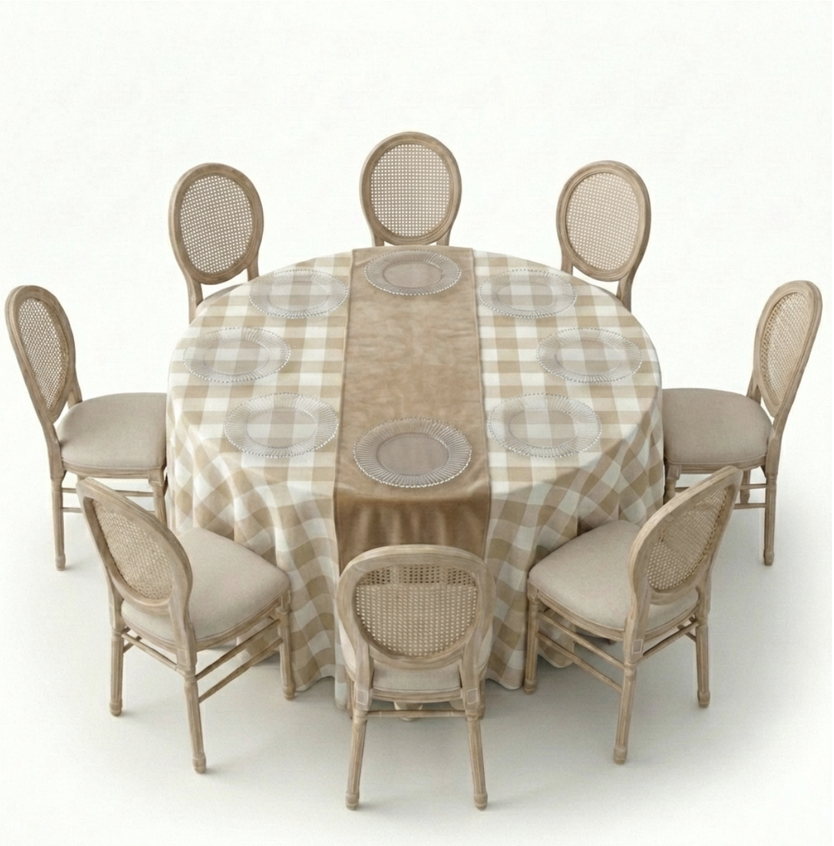
#> input picture experiments/background_removal/table_with_plates.png, 834 x 846 px, shrunk from 1184 x 1200 before the run; its folder holds only this picture in this run
$ python 03_extract_greenscreen.py --input-dir . --output-dir out
#> lines starting #> are read from the running program, lines starting #| are printed output that depends on the picture; after the words box and inside, x2 and y2 are one past the last pixel; in counts of white or black regions, pixels touching at a corner belong together
#!/usr/bin/env python3
"""
03_extract_greenscreen.py — Green Screen Chroma Key Extractor

Extracts objects (plates, cutlery, etc.) from green screen photos with
semi-transparent shadow preservation for compositing.

Algorithm:
1. Auto-detect background green color from image edges
2. Compute per-pixel color distance from background in LAB space
3. Map distance to alpha with smooth falloff (captures shadows)
4. Despill green color contamination from object edges
5. Output full-size RGBA PNG (no cropping, preserves position)
"""

from __future__ import annotations

import argparse
import logging
import os
import sys
from pathlib import Path

import cv2
import numpy as np
from PIL import Image

logging.basicConfig(
    level=logging.INFO,
    format="%(asctime)s [%(levelname)s] %(message)s",
    datefmt="%H:%M:%S",
)
log = logging.getLogger(__name__)

IMAGE_EXTENSIONS = {".jpg", ".jpeg", ".png", ".webp", ".bmp", ".tiff"}

DEFAULT_SHADOW_STRENGTH = 0.6
DEFAULT_DESPILL_STRENGTH = 0.7
DEFAULT_EDGE_SOFTNESS = 1.5


def sample_background_color(img_bgr: np.ndarray, margin_pct: float = 0.05) -> np.ndarray:
    """Auto-detect background color by sampling image edges (robust to objects near borders)."""
    h, w = img_bgr.shape[:2]
    mh = max(10, int(h * margin_pct))
    mw = max(10, int(w * margin_pct))

    samples = np.vstack([
        img_bgr[:mh, :].reshape(-1, 3),
        img_bgr[-mh:, :].reshape(-1, 3),
        img_bgr[:, :mw].reshape(-1, 3),
        img_bgr[:, -mw:].reshape(-1, 3),
    ])

    bg_color = np.median(samples, axis=0).astype(np.uint8)
    log.info(f"  Background color (BGR): [{bg_color[0]}, {bg_color[1]}, {bg_color[2]}]")
    return bg_color


def compute_alpha(img_bgr: np.ndarray, bg_color: np.ndarray,
                  shadow_strength: float) -> np.ndarray:
    """
    Build alpha matte via LAB color distance from the background.

    Two adaptive thresholds split the distance range into three zones:
      [0, bg_thresh)           -> background  (alpha = 0)
      [bg_thresh, fg_thresh)   -> shadow/edge (alpha ramps 0 to 1)
      [fg_thresh, inf)         -> foreground  (alpha = 1)

    shadow_strength (0-1) widens the shadow zone by pulling bg_thresh lower.
    """
    img_lab = cv2.cvtColor(img_bgr, cv2.COLOR_BGR2LAB).astype(np.float64)
    bg_lab = cv2.cvtColor(
        bg_color.reshape(1, 1, 3), cv2.COLOR_BGR2LAB
    ).astype(np.float64).ravel()

    distance = np.sqrt(np.sum((img_lab - bg_lab) ** 2, axis=2))

    p5 = np.percentile(distance, 5)
    p95 = np.percentile(distance, 95)
    span = p95 - p5

    bg_thresh = p5 + span * (0.12 - 0.09 * shadow_strength)
    fg_thresh = p5 + span * (0.35 - 0.10 * shadow_strength)

    log.info(f"  LAB distance — p5={p5:.1f}  p95={p95:.1f}  "
             f"bg_thresh={bg_thresh:.1f}  fg_thresh={fg_thresh:.1f}")

    alpha = np.clip(
        (distance - bg_thresh) / (fg_thresh - bg_thresh + 1e-6), 0.0, 1.0
    )
    return alpha


def refine_alpha_hsv(img_bgr: np.ndarray, alpha: np.ndarray,
                     bg_color: np.ndarray,
                     shadow_strength: float) -> np.ndarray:
    """
    HSV safety pass: hard-zero obvious green-screen pixels, detect shadows.

    The LAB distance (compute_alpha) already handles the main keying well.
    This pass does two targeted things:
      1. Forces clearly green-screen pixels to alpha=0 (removes any LAB noise)
      2. Detects shadow regions and assigns partial alpha from luminance drop
    """
    hsv = cv2.cvtColor(img_bgr, cv2.COLOR_BGR2HSV).astype(np.float64)
    h_ch, s_ch, v_ch = hsv[:, :, 0], hsv[:, :, 1], hsv[:, :, 2]

    bg_hsv = cv2.cvtColor(
        bg_color.reshape(1, 1, 3), cv2.COLOR_BGR2HSV
    ).astype(np.float64).ravel()
    bg_hue, bg_sat, bg_val = bg_hsv[0], bg_hsv[1], bg_hsv[2]

    is_green_screen = bg_sat > 50 and 30 <= bg_hue <= 90
    if not is_green_screen:
        log.info("  HSV: non-green background detected, skipping HSV refinement")
        return alpha

    log.info(f"  HSV: green screen detected (H={bg_hue:.0f} S={bg_sat:.0f} V={bg_val:.0f})")

    hue_tolerance = 15
    hue_match = (h_ch >= bg_hue - hue_tolerance) & (h_ch <= bg_hue + hue_tolerance)

    # 1. HARD ZERO: high-saturation green-hue pixels are definitely background
    hard_bg = hue_match & (s_ch > 80) & (v_ch > 60)
    alpha[hard_bg] = 0.0

    # 2. SHADOW DETECTION: green hue but darker/less saturated than the
    #    main background. These get partial alpha derived from how much
    #    the value channel dropped relative to the background brightness.
    shadow_candidates = hue_match & ~hard_bg & (s_ch > 20) & (v_ch > 20)
    if np.any(shadow_candidates):
        brightness_ratio = v_ch[shadow_candidates] / (bg_val + 1e-6)
        shadow_alpha = np.clip(
            (1.0 - brightness_ratio) * shadow_strength, 0.0, 0.6
        )
        alpha[shadow_candidates] = np.maximum(
            alpha[shadow_candidates], shadow_alpha
        )

    return alpha


def despill_green(img_bgr: np.ndarray, alpha: np.ndarray,
                  strength: float) -> np.ndarray:
    """Suppress green-channel excess on edge / semi-transparent pixels."""
    if strength <= 0:
        return img_bgr.copy()

    out = img_bgr.astype(np.float64)
    b, g, r = out[:, :, 0], out[:, :, 1], out[:, :, 2]

    spill_weight = np.clip(1.0 - alpha, 0.0, 1.0) * strength
    green_excess = np.maximum(0.0, g - (r + b) / 2.0)
    out[:, :, 1] = np.clip(g - green_excess * spill_weight, 0, 255)

    return out.astype(np.uint8)


def soften_edges(alpha: np.ndarray, radius: float) -> np.ndarray:
    """Light Gaussian blur on edge pixels only (keeps hard fg/bg intact)."""
    if radius <= 0:
        return alpha

    ksize = max(3, int(radius * 2) * 2 + 1)
    blurred = cv2.GaussianBlur(alpha, (ksize, ksize), radius)

    edge = (alpha > 0.01) & (alpha < 0.99)
    out = alpha.copy()
    out[edge] = blurred[edge]
    return out


# ── Debug visualisation helpers ──────────────────────────────────────

# [43 lines left out: functions _make_checkerboard, save_debug, not called in this run]


# ── Per-image pipeline ───────────────────────────────────────────────

def process_image(img_path: Path, output_path: Path,
                  shadow_strength: float, despill_strength: float,
                  edge_softness: float, debug: bool = False):
#> called with shadow_strength = 0.6, despill_strength = 0.7, edge_softness = 1.5, debug = False
    try:
        log.info(f"Processing: {img_path.name}")
        img_bgr = cv2.imread(str(img_path), cv2.IMREAD_COLOR)
#> img_bgr is the input picture: shape (846, 834, 3); mean B, G, R 193.6, 205.7, 210
        if img_bgr is None:
            log.error(f"  Could not read {img_path}")
            return

        h, w = img_bgr.shape[:2]
#> h = 846; w = 834
        log.info(f"  Size: {w}x{h}")

        bg_color = sample_background_color(img_bgr)
#> in sample_background_color, `bg_color = np.median(samples, axis=0).astype(np.uint8)`: bg_color = [247, 252, 250]
#> bg_color = [247, 252, 250]
        alpha = compute_alpha(img_bgr, bg_color, shadow_strength)
#> in compute_alpha, `img_lab = cv2.cvtColor(img_bgr, cv2.COLOR_BGR2LAB).astype(np.float64)`:
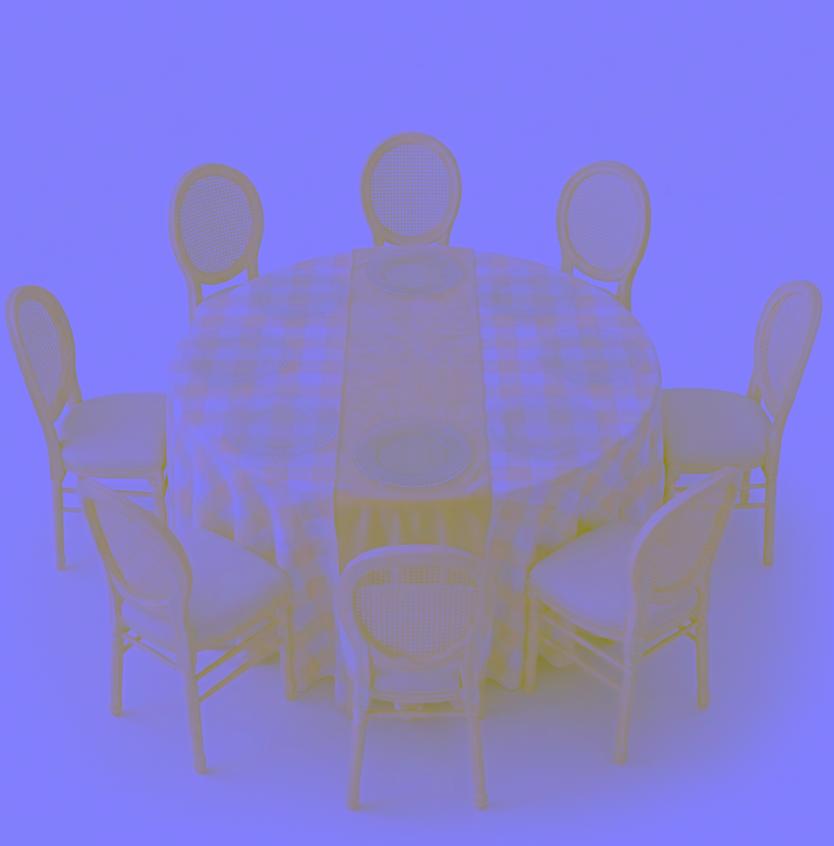
#> img_lab: shape (846, 834, 3) float64; mean B, G, R 210, 127.6, 134.8
#> in compute_alpha, `bg_lab = cv2.cvtColor( bg_color.reshape(1, 1, 3), cv2.COLOR_BGR2LAB )...`: bg_lab = [252, 126, 130]
#> in compute_alpha, `distance = np.sqrt(np.sum((img_lab - bg_lab) ** 2, axis=2))`:
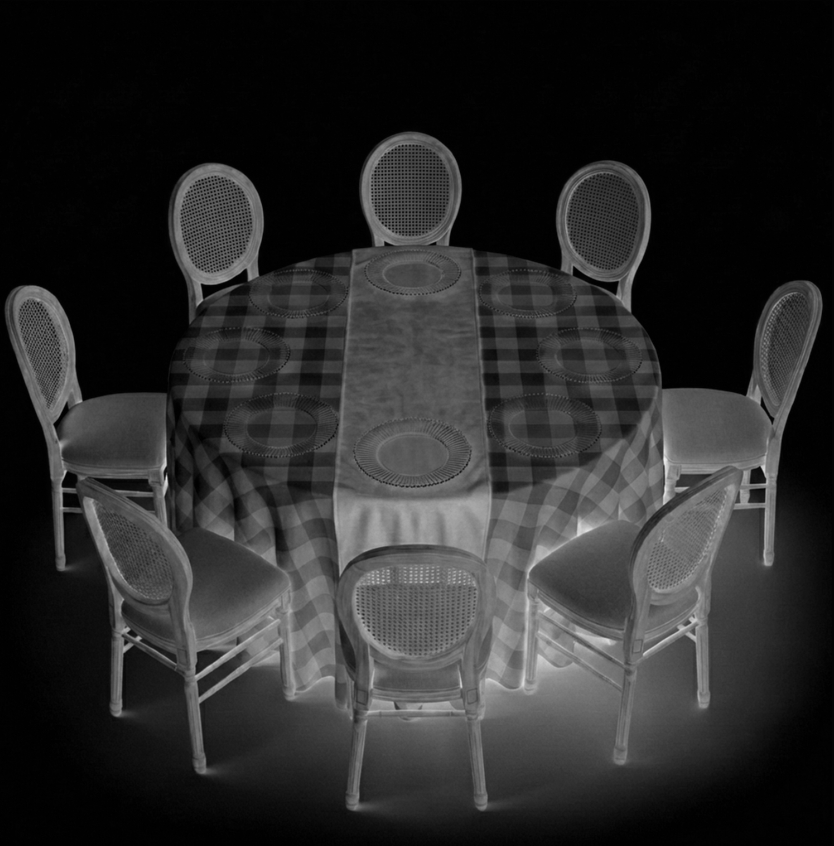
#> distance: shape (846, 834) float64; min 0, max 237.2, mean 43
#> in compute_alpha, `p5 = np.percentile(distance, 5)`: p5 = 1
#> in compute_alpha, `p95 = np.percentile(distance, 95)`: p95 = 125
#> in compute_alpha, `span = p95 - p5`: span = 124
#> in compute_alpha, `bg_thresh = p5 + span * (0.12 - 0.09 * shadow_strength)`: bg_thresh = 9.18
#> in compute_alpha, `fg_thresh = p5 + span * (0.35 - 0.10 * shadow_strength)`: fg_thresh = 36.95
        alpha = refine_alpha_hsv(img_bgr, alpha, bg_color, shadow_strength)
#> in refine_alpha_hsv, `h_ch, s_ch, v_ch = hsv[:, :, 0], hsv[:, :, 1], hsv[:, :, 2]`:
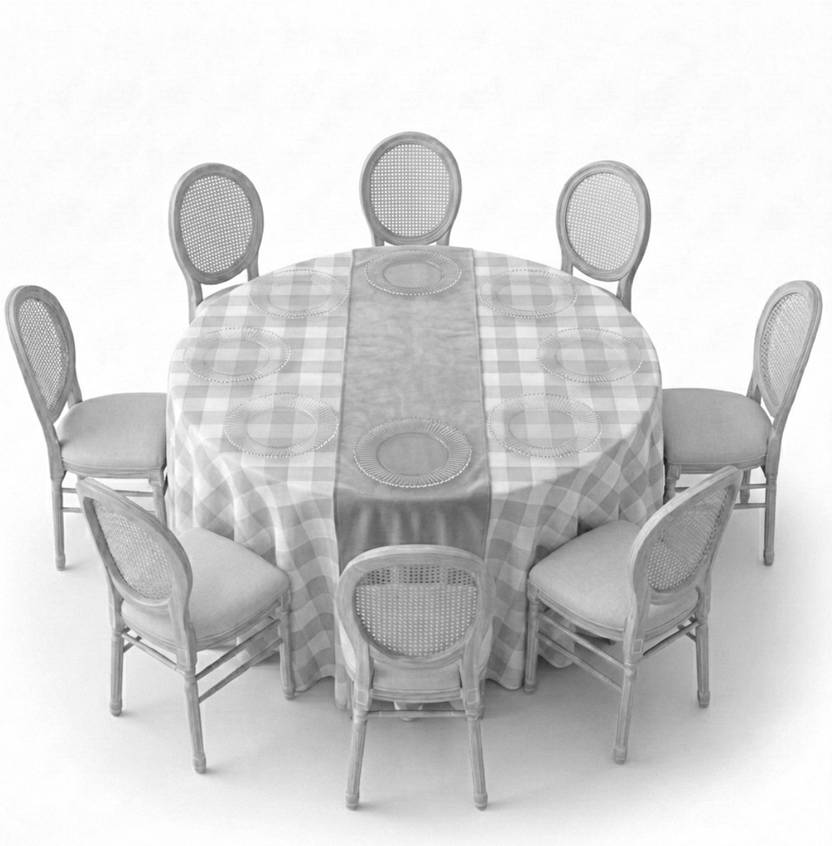
#> v_ch: shape (846, 834) float64; min 28, max 255, mean 210.9
#> in refine_alpha_hsv, `bg_hsv = cv2.cvtColor( bg_color.reshape(1, 1, 3), cv2.COLOR_BGR2HSV )...`: bg_hsv = [42, 5, 252]
#> in refine_alpha_hsv, `bg_hue, bg_sat, bg_val = bg_hsv[0], bg_hsv[1], bg_hsv[2]`: bg_hue = 42; bg_sat = 5; bg_val = 252
#> in refine_alpha_hsv, `is_green_screen = bg_sat > 50 and 30 <= bg_hue <= 90`: is_green_screen = False
        alpha = soften_edges(alpha, edge_softness)
#> in soften_edges, `edge = (alpha > 0.01) & (alpha < 0.99)`:
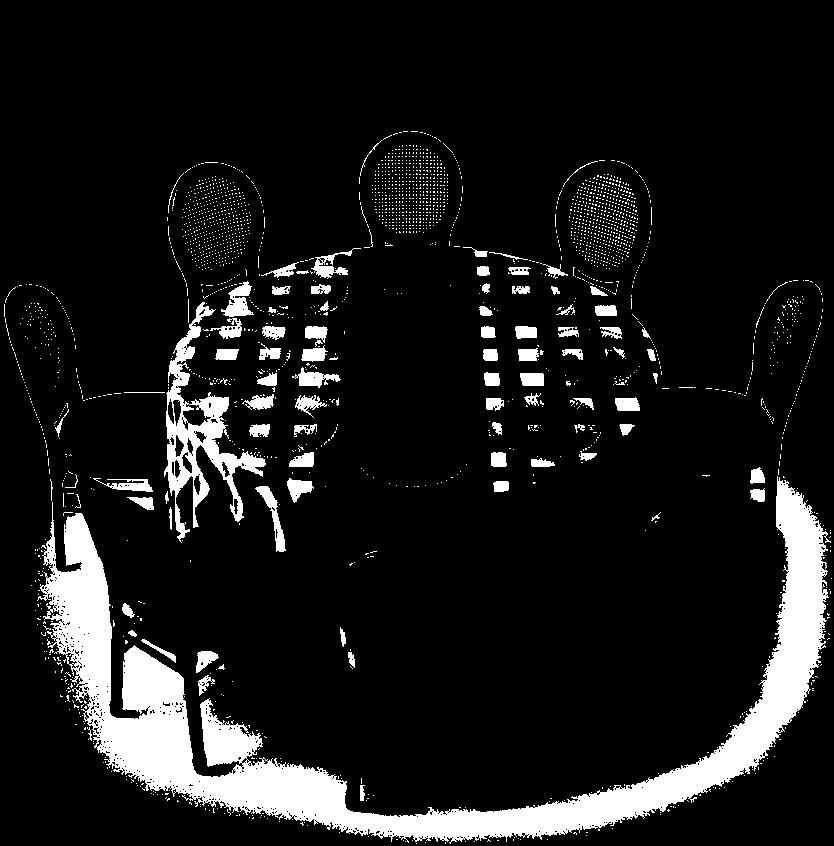
#> edge: shape (846, 834) bool; 10.5% white; 2569 white regions (2478 under 20 px), largest, box (x1, y1, x2, y2) and area: (37, 476, 831, 844) 49809, (164, 302, 266, 543) 5861, (221, 281, 254, 317) 596
#> in soften_edges, `out[edge] = blurred[edge]`:
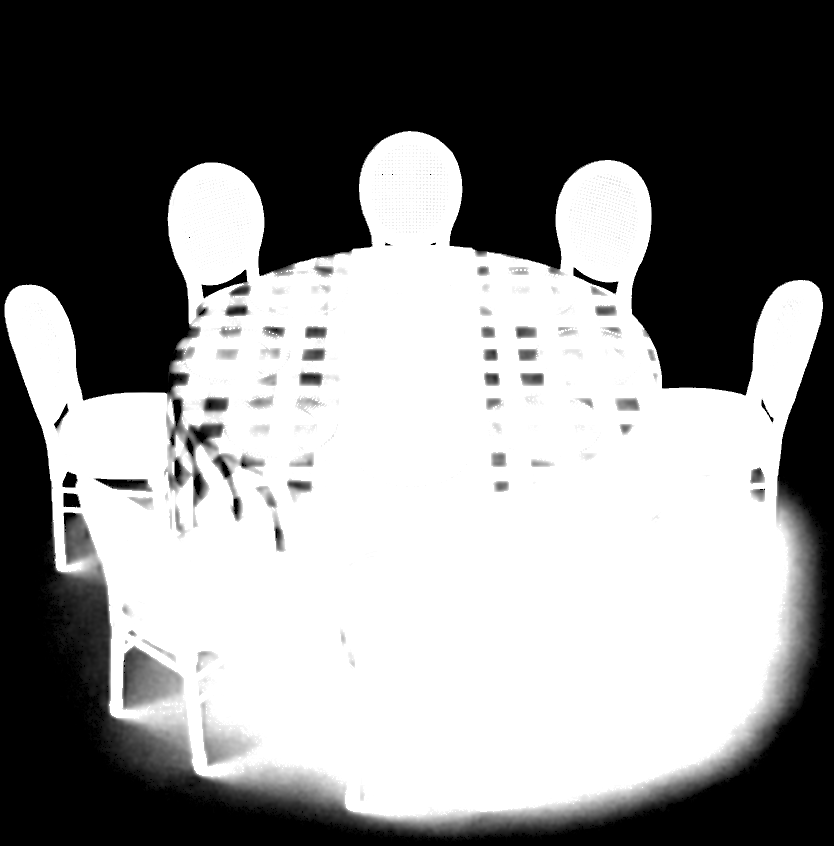
#> out: shape (846, 834) float64; min 0, max 1, mean 0.529

        img_clean = despill_green(img_bgr, alpha, despill_strength)
        img_rgb = cv2.cvtColor(img_clean, cv2.COLOR_BGR2RGB)

        alpha_u8 = (np.clip(alpha, 0, 1) * 255).astype(np.uint8)
        rgba = np.dstack([img_rgb, alpha_u8])
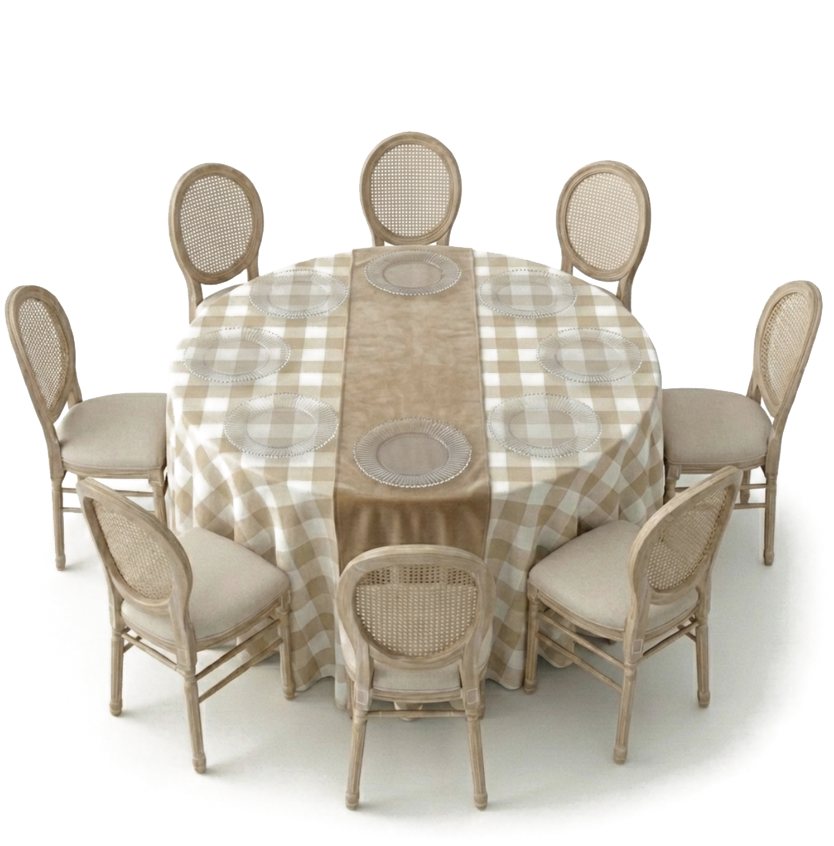
#> rgba: shape (846, 834, 4); mean R, G, B, A 210, 204.1, 193.6, 134.9; transparent parts drawn white

        os.makedirs(output_path.parent, exist_ok=True)
        Image.fromarray(rgba).save(output_path)

        opaque = np.mean(alpha > 0.5) * 100
#> opaque = 52.89
        shadow = np.mean((alpha > 0.01) & (alpha <= 0.5)) * 100
#> shadow = 5.26
        log.info(f"  Saved {output_path.name} — "
                 f"{opaque:.1f}% opaque, {shadow:.1f}% shadow")

        if debug:
            save_debug(img_bgr, img_rgb, alpha, alpha_u8, output_path)

    except Exception as e:
        log.error(f"  Failed {img_path.name}: {e}", exc_info=True)


# ── CLI ──────────────────────────────────────────────────────────────

if __name__ == "__main__":
    p = argparse.ArgumentParser(
        description="Green screen chroma key extractor with shadow preservation",
    )
    p.add_argument("--input-dir", required=True,
                   help="Directory with green screen images")
    p.add_argument("--output-dir", required=True,
                   help="Output directory for RGBA PNGs")
    p.add_argument("--debug", action="store_true",
                   help="Save alpha, checkerboard, and shadow debug images")
    p.add_argument("--shadow-strength", type=float,
                   default=DEFAULT_SHADOW_STRENGTH,
                   help=f"Shadow capture intensity 0.0-1.0 (default {DEFAULT_SHADOW_STRENGTH})")
    p.add_argument("--despill-strength", type=float,
                   default=DEFAULT_DESPILL_STRENGTH,
                   help=f"Green spill removal 0.0-1.0 (default {DEFAULT_DESPILL_STRENGTH})")
    p.add_argument("--edge-softness", type=float,
                   default=DEFAULT_EDGE_SOFTNESS,
                   help=f"Alpha edge blur radius (default {DEFAULT_EDGE_SOFTNESS})")
    args = p.parse_args()

    in_dir = Path(args.input_dir)
    if not in_dir.is_dir():
        log.error(f"Input directory not found: {in_dir}")
        sys.exit(1)

    files = sorted(f for f in in_dir.glob("*") if f.suffix.lower() in IMAGE_EXTENSIONS)
    if not files:
        log.error(f"No images found in {in_dir}")
        sys.exit(1)

    log.info(f"Found {len(files)} image(s) in {in_dir}")
    log.info(f"Settings: shadow={args.shadow_strength}  "
             f"despill={args.despill_strength}  softness={args.edge_softness}")

    out_dir = Path(args.output_dir)

    for f in files:
        process_image(
            f, out_dir / f"{f.stem}.png",
            shadow_strength=args.shadow_strength,
            despill_strength=args.despill_strength,
            edge_softness=args.edge_softness,
            debug=args.debug,
        )

    log.info("Done.")
